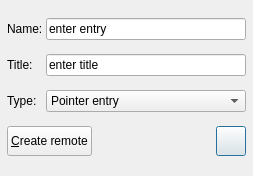
<ui version="4.0" stdsetdef="1" >
  <author></author>
  <comment></comment>
  <exportmacro></exportmacro>
  <class>TGo4CreateNewDynEntry</class>
  <widget class="QDialog" name="TGo4CreateNewDynEntry" >
    <property name="geometry" >
      <rect>
        <x>0</x>
        <y>0</y>
        <width>253</width>
        <height>176</height>
      </rect>
    </property>
    <property name="windowTitle" >
      <string>Create dynamic entry</string>
    </property>
    <property name="windowIcon" >
      <iconset>:/icons/go4logo2_big.png</iconset>
    </property>
    <property name="toolTip" stdset="0" >
      <string/>
    </property>
    <layout class="QGridLayout" >
      <property name="margin" >
        <number>7</number>
      </property>
      <property name="spacing" >
        <number>3</number>
      </property>
      <item rowspan="1" row="3" column="0" colspan="2" >
        <layout class="QHBoxLayout" >
          <item>
            <widget class="QPushButton" name="RemoteBtn" >
              <property name="minimumSize" >
                <size>
                  <width>70</width>
                  <height>30</height>
                </size>
              </property>
              <property name="text" >
                <string>&amp;Create remote</string>
              </property>
              <property name="shortcut" >
                <string>Alt+C</string>
              </property>
              <property name="autoDefault" >
                <bool>false</bool>
              </property>
              <property name="default" >
                <bool>false</bool>
              </property>
            </widget>
          </item>
          <item>
            <spacer name="spacer187" >
              <property name="sizeHint" >
                <size>
                  <width>20</width>
                  <height>20</height>
                </size>
              </property>
              <property name="sizeType" >
                <enum>QSizePolicy::Expanding</enum>
              </property>
              <property name="orientation" >
                <enum>Qt::Horizontal</enum>
              </property>
            </spacer>
          </item>
          <item>
            <widget class="QPushButton" name="CloseWin" >
              <property name="sizePolicy" >
                <sizepolicy>
                  <hsizetype>0</hsizetype>
                  <vsizetype>0</vsizetype>
                  <horstretch>0</horstretch>
                  <verstretch>0</verstretch>
                </sizepolicy>
              </property>
              <property name="minimumSize" >
                <size>
                  <width>30</width>
                  <height>30</height>
                </size>
              </property>
              <property name="maximumSize" >
                <size>
                  <width>30</width>
                  <height>30</height>
                </size>
              </property>
              <property name="text" >
                <string/>
              </property>
              <property name="icon" >
                <iconset>:/icons/close16.png</iconset>
              </property>
              <property name="toolTip" stdset="0" >
                <string>Close editor without change.</string>
              </property>
            </widget>
          </item>
        </layout>
      </item>
      <item row="2" column="0" >
        <widget class="QLabel" name="TypeLabel" >
          <property name="sizePolicy" >
            <sizepolicy>
              <hsizetype>0</hsizetype>
              <vsizetype>5</vsizetype>
              <horstretch>0</horstretch>
              <verstretch>0</verstretch>
            </sizepolicy>
          </property>
          <property name="text" >
            <string>Type:</string>
          </property>
          <property name="wordWrap" >
            <bool>false</bool>
          </property>
        </widget>
      </item>
      <item row="0" column="0" >
        <widget class="QLabel" name="NameLabel" >
          <property name="text" >
            <string>Name:</string>
          </property>
          <property name="wordWrap" >
            <bool>false</bool>
          </property>
        </widget>
      </item>
      <item row="1" column="0" >
        <widget class="QLabel" name="TitleLabel" >
          <property name="text" >
            <string>Title:</string>
          </property>
          <property name="wordWrap" >
            <bool>false</bool>
          </property>
        </widget>
      </item>
      <item row="1" column="1" >
        <widget class="QLineEdit" name="EntryTitle" >
          <property name="text" >
            <string>enter title </string>
          </property>
          <property name="modified" >
            <bool>false</bool>
          </property>
          <property name="dragEnabled" >
            <bool>true</bool>
          </property>
          <property name="toolTip" stdset="0" >
            <string>Name of new condition</string>
          </property>
        </widget>
      </item>
      <item row="0" column="1" >
        <widget class="QLineEdit" name="EntryName" >
          <property name="text" >
            <string>enter entry</string>
          </property>
          <property name="modified" >
            <bool>false</bool>
          </property>
          <property name="dragEnabled" >
            <bool>true</bool>
          </property>
          <property name="toolTip" stdset="0" >
            <string>Name of new condition</string>
          </property>
        </widget>
      </item>
      <item row="2" column="1" >
        <widget class="QComboBox" name="EntryType" >
          <property name="insertPolicy" >
            <enum>QComboBox::InsertAtCurrent</enum>
          </property>
          <property name="duplicatesEnabled" >
            <bool>false</bool>
          </property>
          <property name="toolTip" stdset="0" >
            <string>Type of condition</string>
          </property>
          <item>
            <property name="text" >
              <string>Pointer entry</string>
            </property>
          </item>
          <item>
            <property name="text" >
              <string>Tree entry</string>
            </property>
          </item>
        </widget>
      </item>
    </layout>
  </widget>
  <layoutdefault spacing="6" margin="11" />
  <connections>
    <connection>
      <sender>CloseWin</sender>
      <signal>clicked()</signal>
      <receiver>TGo4CreateNewDynEntry</receiver>
      <slot>close()</slot>
    </connection>
    <connection>
      <sender>RemoteBtn</sender>
      <signal>clicked()</signal>
      <receiver>TGo4CreateNewDynEntry</receiver>
      <slot>accept()</slot>
    </connection>
  </connections>
</ui>
